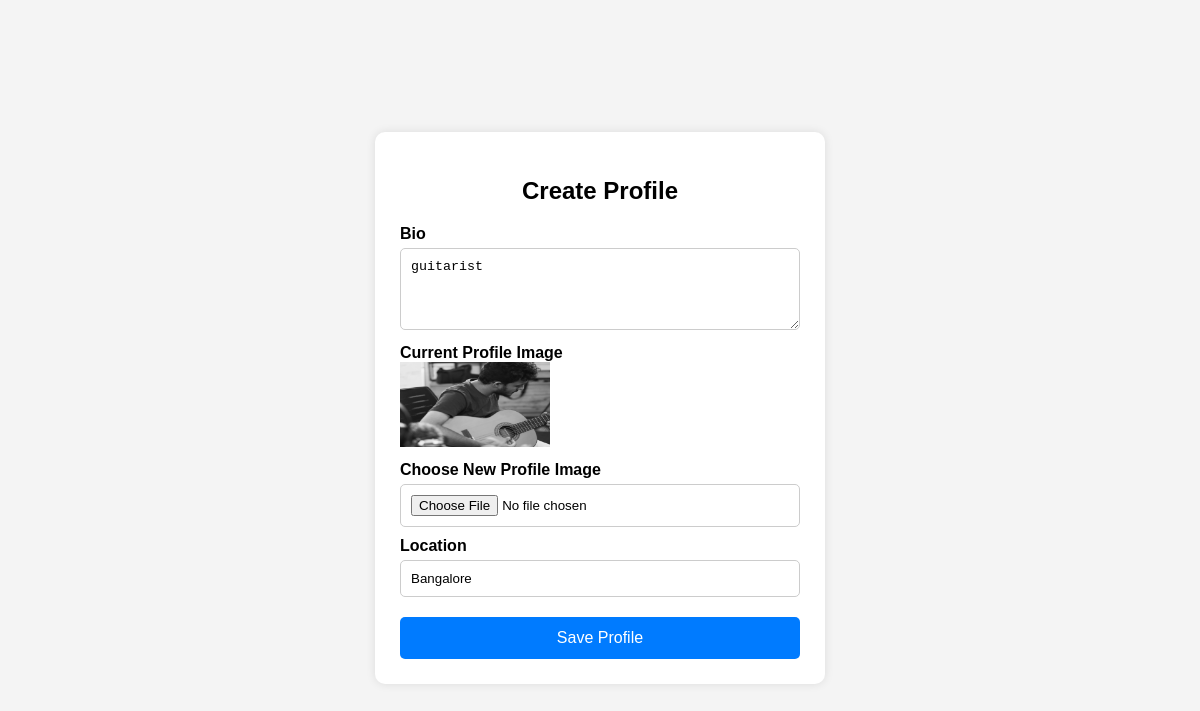
Before: /settings (signed in) with the older database file.
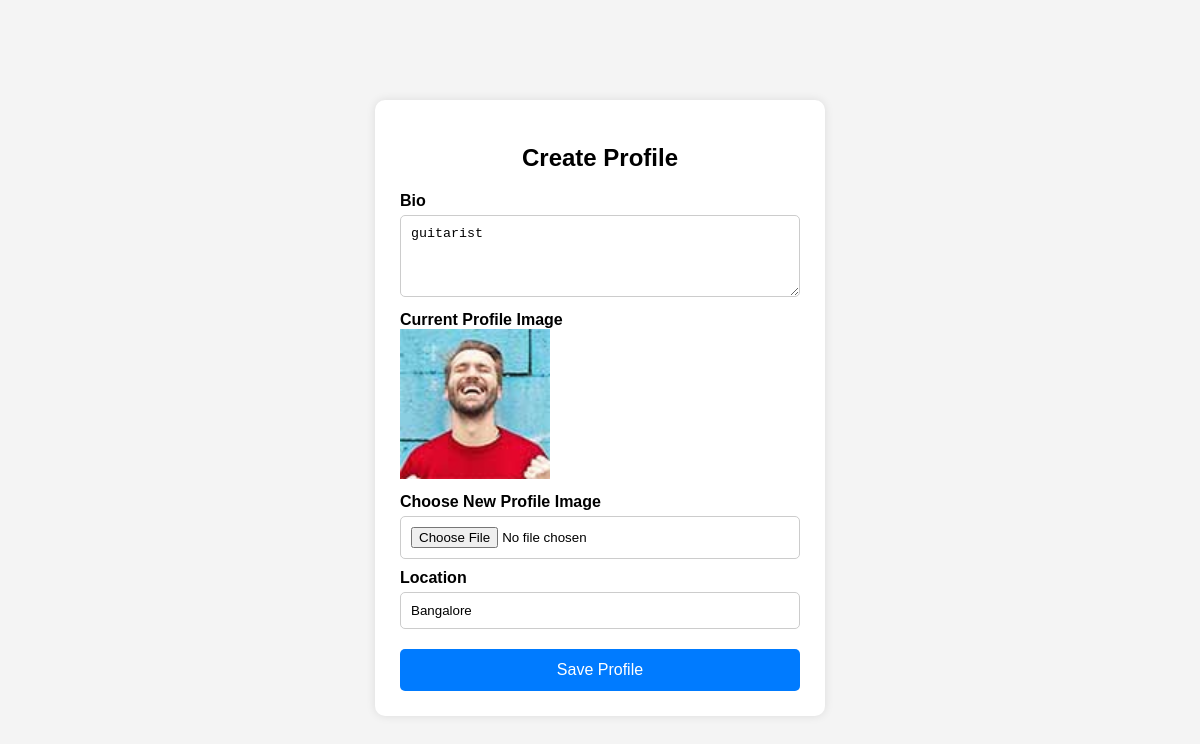
After: the same page with the newer database file.
### core/models.py (models this page shows, shortened)
class Profile(models.Model):
    user=models.ForeignKey(User,on_delete=models.CASCADE)
    id_user=models.IntegerField()
    bio=models.TextField(blank=True)
    profileimg=models.ImageField(upload_to='profile_images',default='blank.jpg')
    location=models.CharField(max_length=100)

### core/views.py (the view, shortened to what this page needs)
# urls.py: path('settings',views.settings,name='settings'),
@login_required(login_url='signin')
def settings(request):
    setting = Profile.objects.get(user=request.user)
    return render(request, 'settings.html', {'setting': setting})

### core/templates/settings.html (shortened to what this page needs)
<!DOCTYPE html>
<html>
<head>
</head>
<body>
<div class="container">
    <h2>Create Profile</h2>
    <form method="POST" enctype="multipart/form-data">
        <label>Bio</label>
        <textarea  rows="4" name="bio" placeholder="Enter your bio">{{ setting.bio }}</textarea>
        <label>Current Profile Image</label>
<img src="{{ setting.profileimg.url }}" alt="Profile" width="150">
<label>Choose New Profile Image</label>
<input type="file" name="profileimg">
        <label>Location</label>
        <input type="text" name="location" value="{{ setting.location }}" placeholder="Enter your location">
        <button type="submit">Save Profile</button>
    </form>
</div>
</body>
</html>

Changed rows visible on the page:
changed Profile "guitarist": profileimg: a different picture
